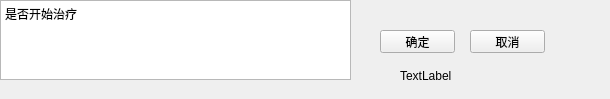
<?xml version="1.0" encoding="UTF-8"?>
<ui version="4.0">
 <class>CPromInfo</class>
 <widget class="QWidget" name="CPromInfo">
  <property name="geometry">
   <rect>
    <x>0</x>
    <y>0</y>
    <width>610</width>
    <height>99</height>
   </rect>
  </property>
  <property name="windowTitle">
   <string>Form</string>
  </property>
  <widget class="QTextEdit" name="textEdit">
   <property name="geometry">
    <rect>
     <x>0</x>
     <y>0</y>
     <width>351</width>
     <height>80</height>
    </rect>
   </property>
   <property name="html">
    <string>&lt;!DOCTYPE HTML PUBLIC &quot;-//W3C//DTD HTML 4.0//EN&quot; &quot;http://www.w3.org/TR/REC-html40/strict.dtd&quot;&gt;
&lt;html&gt;&lt;head&gt;&lt;meta name=&quot;qrichtext&quot; content=&quot;1&quot; /&gt;&lt;style type=&quot;text/css&quot;&gt;
p, li { white-space: pre-wrap; }
&lt;/style&gt;&lt;/head&gt;&lt;body style=&quot; font-family:'SimSun'; font-size:9pt; font-weight:400; font-style:normal;&quot;&gt;
&lt;p style=&quot; margin-top:0px; margin-bottom:0px; margin-left:0px; margin-right:0px; -qt-block-indent:0; text-indent:0px;&quot;&gt;是否开始治疗&lt;/p&gt;
&lt;p style=&quot;-qt-paragraph-type:empty; margin-top:0px; margin-bottom:0px; margin-left:0px; margin-right:0px; -qt-block-indent:0; text-indent:0px;&quot;&gt;&lt;br /&gt;&lt;/p&gt;&lt;/body&gt;&lt;/html&gt;</string>
   </property>
  </widget>
  <widget class="QPushButton" name="PB_Center">
   <property name="geometry">
    <rect>
     <x>380</x>
     <y>30</y>
     <width>75</width>
     <height>23</height>
    </rect>
   </property>
   <property name="text">
    <string>确定</string>
   </property>
  </widget>
  <widget class="QPushButton" name="PB_Cancle">
   <property name="geometry">
    <rect>
     <x>470</x>
     <y>30</y>
     <width>75</width>
     <height>23</height>
    </rect>
   </property>
   <property name="text">
    <string>取消</string>
   </property>
  </widget>
  <widget class="QLabel" name="label_backGround">
   <property name="geometry">
    <rect>
     <x>400</x>
     <y>70</y>
     <width>54</width>
     <height>12</height>
    </rect>
   </property>
   <property name="text">
    <string>TextLabel</string>
   </property>
  </widget>
 </widget>
 <resources/>
 <connections/>
</ui>
